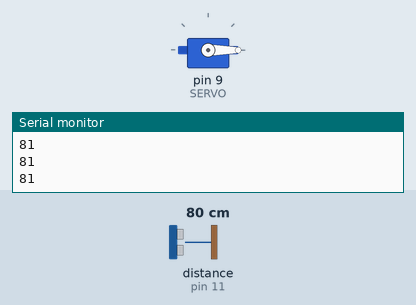
A sketch run on a simulated Arduino Uno, built with avr-gcc and run on an emulated ATmega328P. Shown: servo, the last lines printed to the serial monitor. The test bench sets the inputs (shaded band); at power-on: distance to the obstacle (sensor on pin 11) 80 cm. The echo pulse lasts 58.3 µs per cm.

Above: at 1.2 s.
1.3 s: distance to the obstacle (sensor on pin 11) set to 32 cm
2.8 s: distance to the obstacle (sensor on pin 11) set to 28 cm
At 6.6 s:
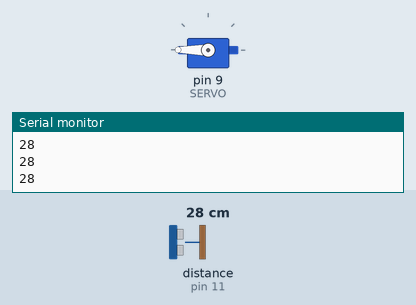
Timing chart, 0 to 8.1 s (numbered marks = the images above; inputs shaded):
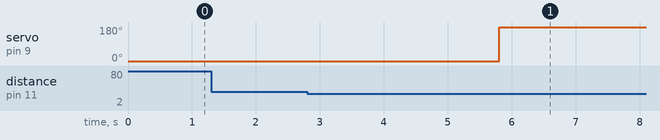

Measured:
- the behaviour switches between 31 and 30 cm on distance to the obstacle (sensor on pin 11) (found by bisection; images 0 and 1)
- after the input at 2.8 s, servo on pin 9 (SERVO): 0° → 180° after 3.0 s

The sketch:

experiment.ino
```cpp
/*
  Title:        APSC 101 U-1 Module 5 Arduino Program with Ultrasonic Sensor for Experiment 2
  Author:       Shih-Ling Shen
  Date:         Feb 3rd, 2023
  Description:  This program relies on the ultrasonic sensor to determine when to grab and release the object.
  Operation:    The claw closes if it reaches below the set distance threshold and the previous state of the claw was open
                The claw opens if it reaches below the set distance threshold and the previous state of the claw was closed
 */

//Required Libraries
  #include <NewPing.h>      //NewPing library for ultrasonic sensor
  #include <Servo.h>        //servo library for servo motor

//Program Parameters
  #define DEBUG                         //commenting this out will disable all debugging features, program efficiency will improve
  #define DISTANCE_THRESHOLD      30    //the distance detected to trigger a grab/release (in centimeters)
  #define ERROR_PREVENTION        10    //the distance additional to the DISTANCE_THRESHOLD to recognize the claw is raised (to prevent signal fluctuation problems)
  #define INITIAL_ANGLE           0     //the initial angle the servo motor is at. The twist angle will be adjust accordingly to this number (in degrees)
  #define TWIST_ANGLE             180   //the amount to twist to grasp the object (in degrees)
  #define PERFORMANCE_DELAY       30    //the time delay to wait between each data check
  #define CLAW_DELAY              3000  //the time delay before the claw opens or closes

//Define BOOL
  #define OPEN   0
  #define CLOSED 1

//Ultrasonic definitions
  #define ULTRASONIC_GND      10
  #define ULTRASONIC_ECHO     11
  #define ULTRASONIC_TRIGGER  12
  #define ULTRASONIC_VCC      13
  #define MAX_DISTANCE        200                                   //maximum distance set to 200 cm
  NewPing sonar(ULTRASONIC_TRIGGER, ULTRASONIC_ECHO, MAX_DISTANCE); //initialize NewPing

//Servo Pin definitions
  #define SERVO 9
  Servo myservo;            //create servo object to control servo motor

//Global Variables
  int claw_state = OPEN;   //recording claw grab state

//Function Prototypes
  void ClawDelay ();
  void WaitUntilRise ();
  void WaitUntilLower ();
  int GetUltrasonic ();
  void OpenClaw ();
  void CloseClaw ();

void setup() {
  #ifdef DEBUG
    //Serial Debug Setup
    Serial.begin(9600);
  #endif

  //Ultrasonic Setup
  pinMode(ULTRASONIC_ECHO, INPUT);
  pinMode(ULTRASONIC_TRIGGER, OUTPUT);
  pinMode(ULTRASONIC_GND, OUTPUT);
  pinMode(ULTRASONIC_VCC, OUTPUT);
  digitalWrite(ULTRASONIC_GND,LOW);
  digitalWrite(ULTRASONIC_VCC, HIGH);

  //Servo Motor Setup
  myservo.attach(SERVO);

  //Open Claw initially
  OpenClaw();
}

void loop() {
  //wait until the claw rises then lowers
  WaitUntilRise();
  WaitUntilLower();

  //delays the execution of open/close to give time for positioning
  ClawDelay();

  //if claw was open, close; if claw was closed, open
  if (claw_state == OPEN) {
    CloseClaw();
  }
  else {
    OpenClaw();
  }
}

//Delaying
void ClawDelay () {
  //stores current time
  long time = millis();

  //delay the claw execution by CLAW_DELAY milliseconds
  while (millis() <= time + CLAW_DELAY) {
    delay(PERFORMANCE_DELAY);
  }

  #ifdef DEBUG
    Serial.println("Timeout");
  #endif
}

//wait until the claw is risen (no function just delay)
void WaitUntilRise () {
  int distance = GetUltrasonic();
  long last_check = 0;

  //waits until the distance detected is greater than the threshold
  while (distance <= DISTANCE_THRESHOLD + ERROR_PREVENTION) {
    //only check every PERFORMANCE_DELAY milliseconds to improve performance
    if (millis() >= last_check + PERFORMANCE_DELAY) {
      distance = GetUltrasonic();   //retrieve distance data
      last_check = millis();        //stores the time of the last check
    }
  }

  #ifdef DEBUG
    Serial.println("Rise Detected");
  #endif
}

//wait until the claw is lowered (no function just delay)
void WaitUntilLower () {
  int distance = GetUltrasonic();
  long last_check = 0;

  //waits until the distance detected is lower than the threshold
  while (distance > DISTANCE_THRESHOLD) {
    //only check every PERFORMANCE_DELAY milliseconds to improve performance
    if (millis() >= last_check + PERFORMANCE_DELAY) {
      distance = GetUltrasonic();   //retrieve distance data
      last_check = millis();        //stores the time of the last check
    }
  }

  #ifdef DEBUG
    Serial.println("Lower Detected");
  #endif
}

//retrieves the distance read in the ultrasonic sensor
//prints the distance through serial port if DEBUG is on
int GetUltrasonic () {
  int distance = sonar.ping_cm();           //read the ultrasonic sensor, and store it in a variable

  #ifdef DEBUG
    //Serial.print("Ping: ");                 //print “Ping:" on the computer display
    Serial.println(distance);                 //print the value of the variable next
    //Serial.println("cm");                   //print "cm" after that, then go to next lin
  #endif

  return distance;                          //returns the distance read to the main program
}

//Opens the claw
void OpenClaw () {
  myservo.write(INITIAL_ANGLE);
  claw_state = OPEN;
  #ifdef DEBUG
    Serial.println("Open");
  #endif
}

//Closes the claw
void CloseClaw () {
  myservo.write(INITIAL_ANGLE + TWIST_ANGLE);
  claw_state = CLOSED;

  #ifdef DEBUG
    Serial.println("Close");
  #endif
}
```
